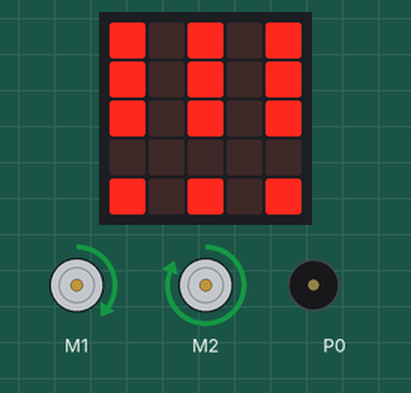
Recording of a program running on a simulated BBC micro:bit (MakeCode). On the bench: 2 × DC motor (green arrow = forward, orange = backward, longer = faster), the board's 5×5 LED display, buzzer (waves = sounding).

Above: at 101.2 s.
At 104.88 s:
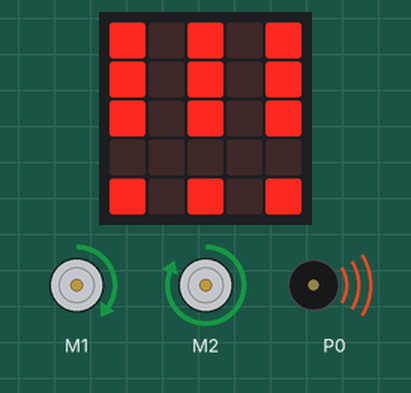
At 108.7 s:
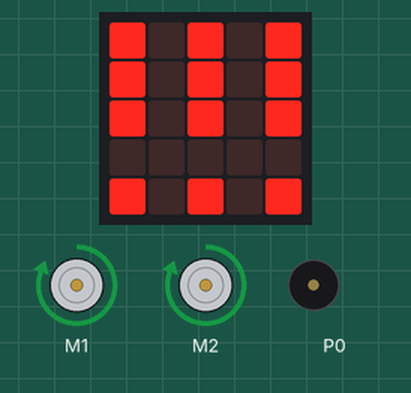
Timing chart, 0 to 110.2 s (numbered marks = the images above):
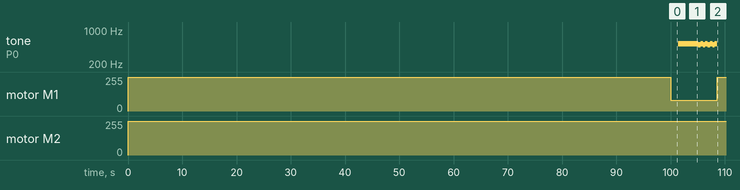

The program:

main.ts
```typescript
basic.forever(function () {
    maqueen.motorRun(maqueen.Motors.All, maqueen.Dir.CW, 255)
    basic.pause(100000)
    maqueen.motorRun(maqueen.Motors.M1, maqueen.Dir.CW, 80)
    basic.pause(1000)
    if ((21 as any) > (30 as any)) {
        basic.showNumber(input.temperature())
    } else {
        basic.showLeds(`
            # . # . #
            # . # . #
            # . # . #
            . . . . .
            # . # . #
            `)
        music.playMelody("C5 C5 C5 C5 C5 C5 C5 C5 ", 130)
        music.playMelody("B C5 B C5 B C5 B C5 ", 140)
    }
})
```

test.ts
```typescript
// aquí va el archivo "tests"; esto no se compilará cuando este paquete se utilice como una extensión.
```

Measured:
- by itself, tone on P0: silent → 523 Hz at 101 s, → 494 Hz 3.7 s later, → 523 Hz 0.43 s later, → 494 Hz 0.43 s later, … (10 changes in this stretch)
- by itself, motor M1: stopped → forward 255/255 at 0.02 s, → forward 80/255 100 s later, → forward 255/255 8.6 s later
- by itself, motor M2: stopped → forward 255/255 at 0.02 s
